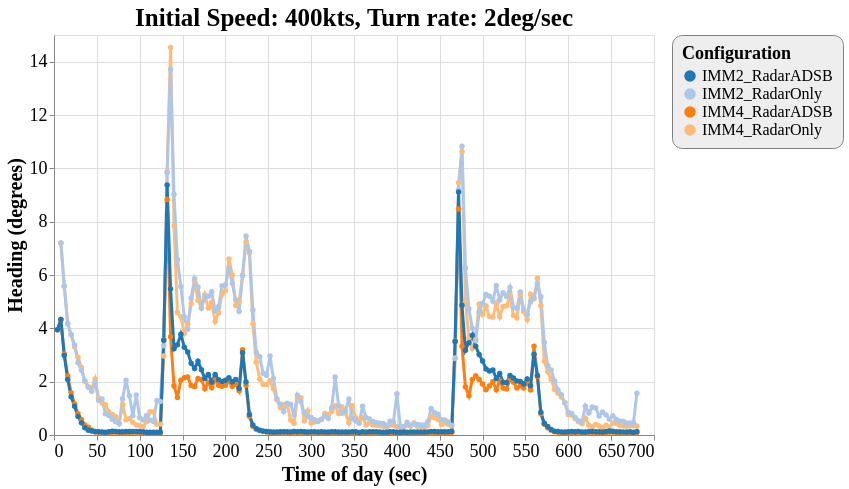

The Vega-Lite source for this figure:
### Vega-Lite specification from a JSON file in a GitHub repository (floating-point values rounded to 4 significant figures; data arrays with more than 128 entries replaced by an {"elided": "..."} marker saying what was removed)
{"config": {"view": {"continuousWidth": 600, "continuousHeight": 400}, "axisX": {"labelFontSize": 18, "titleFontSize": 20}, "axisY": {"labelFontSize": 18, "titleFontSize": 20}, "font": "Times New Roman", "legend": {"cornerRadius": 10, "fillColor": "#EEEEEE", "labelFontSize": 16, "padding": 10, "strokeColor": "gray", "titleFontSize": 18}, "title": {"fontSize": 25}}, "data": {"name": "data-127f5673a660613584d22861607e0d2c"}, "mark": {"type": "line", "point": true, "strokeWidth": 3}, "encoding": {"color": {"type": "ordinal", "field": "config", "scale": {"scheme": "category20"}, "title": "Configuration"}, "x": {"type": "quantitative", "field": "time", "title": "Time of day (sec)"}, "y": {"type": "quantitative", "field": "rmse_hdg", "scale": {"domain": [0, 15], "zero": false}, "title": "Heading (degrees)"}}, "selection": {"selector047": {"type": "interval", "bind": "scales", "encodings": ["x", "y"]}}, "title": "Initial Speed: 400kts, Turn rate: 2deg/sec", "$schema": "https://vega.github.io/schema/vega-lite/v4.8.1.json", "datasets": {"data-127f5673a660613584d22861607e0d2c": {"elided": "678 records"}}}
